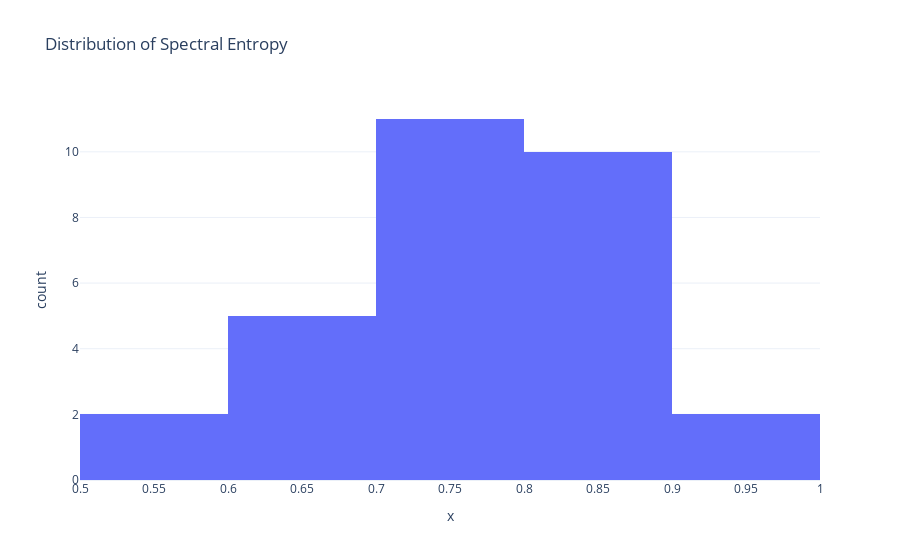
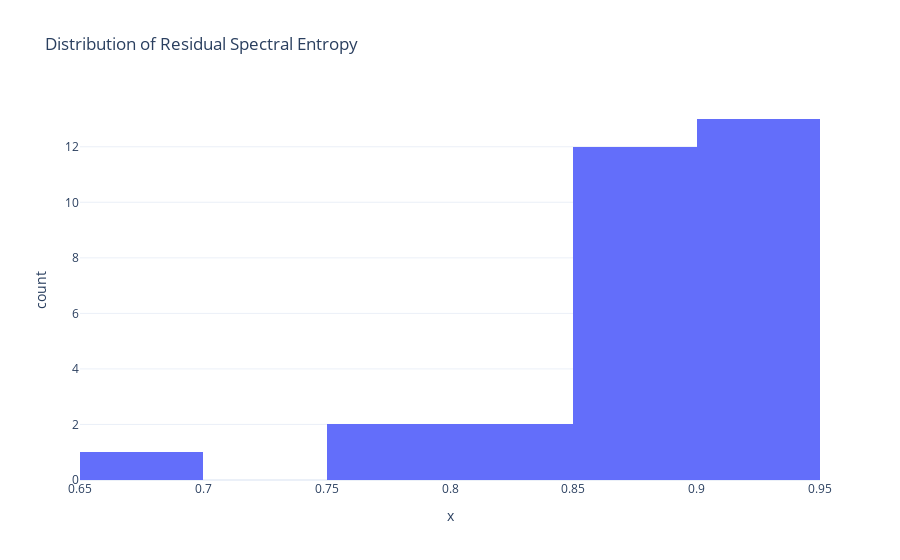

Source (notebook cell) for these figures, in order:
### Markdown cell above
spectral entropy

### Code cell
# entropy is formally defined as H(X) = - sum{P(x_i)*log(P(x_i))}
#          - X is the discrete random variable with possible outcomes x_1, x_2, ..., x_n
#          - each outcome has prob of occuring by P(x_1), P(x_2), ..., P(x_n)

# spectral entropy is calucated by discretization of the continuous time series (Fast Fourier Transform FFT and power spectral density PSD)
#          - nPSD_i = PSD_i / sum_{j=1}^{F}{PSD_j}      F is the # of freq that are part of the returned PSD
#          - H_s(X) = - sum{nPSD_i * log(nPSD_i)}
 
from src.forecastability.entropy import spectral_entropy

block_df["residual_spectral_entropy"] = block_df.residuals.progress_apply(spectral_entropy)
block_df["spectral_entropy"] = block_df.energy_consumption.progress_apply(lambda x: spectral_entropy(x, transform_stationary=True))

# plot
fig = px.histogram(x=block_df["spectral_entropy"], title="Distribution of Spectral Entropy")
fig.show()

fig = px.histogram(x=block_df["residual_spectral_entropy"], title="Distribution of Residual Spectral Entropy")
fig.show()

### Figure 1 — Plotly figure (JSON) as saved in the notebook; plotly's stock layout.template omitted (floating-point values rounded to 4 significant figures)
{"data": [{"alignmentgroup": "True", "bingroup": "x", "hovertemplate": "x=%{x}<br>count=%{y}<extra></extra>", "legendgroup": "", "marker": {"color": "#636efa", "pattern": {"shape": ""}}, "name": "", "offsetgroup": "", "orientation": "v", "showlegend": false, "type": "histogram", "x": [0.7259, 0.6006, 0.5201, 0.6686, 0.9304, 0.8408, 0.7267, 0.5904, 0.7515, 0.7772, 0.6479, 0.797, 0.7023, 0.8424, 0.8161, 0.7818, 0.7324, 0.84, 0.8042, 0.6935, 0.8257, 0.8014, 0.8108, 0.8331, 0.9428, 0.7555, 0.7884, 0.6032, 0.7849, 0.8744], "xaxis": "x", "yaxis": "y"}], "layout": {"barmode": "relative", "legend": {"tracegroupgap": 0}, "title": {"text": "Distribution of Spectral Entropy"}, "xaxis": {"anchor": "y", "domain": [0, 1], "title": {"text": "x"}}, "yaxis": {"anchor": "x", "domain": [0, 1], "title": {"text": "count"}}}}

### Figure 2 — Plotly figure (JSON) as saved in the notebook; plotly's stock layout.template omitted (floating-point values rounded to 4 significant figures)
{"data": [{"alignmentgroup": "True", "bingroup": "x", "hovertemplate": "x=%{x}<br>count=%{y}<extra></extra>", "legendgroup": "", "marker": {"color": "#636efa", "pattern": {"shape": ""}}, "name": "", "offsetgroup": "", "orientation": "v", "showlegend": false, "type": "histogram", "x": [0.8608, 0.9122, 0.6914, 0.7616, 0.9452, 0.9272, 0.8277, 0.7743, 0.9229, 0.9022, 0.8291, 0.8913, 0.88, 0.9136, 0.9117, 0.9212, 0.8541, 0.9233, 0.8948, 0.8833, 0.9041, 0.8656, 0.8966, 0.8577, 0.9476, 0.8891, 0.9018, 0.899, 0.8853, 0.9162], "xaxis": "x", "yaxis": "y"}], "layout": {"barmode": "relative", "legend": {"tracegroupgap": 0}, "title": {"text": "Distribution of Residual Spectral Entropy"}, "xaxis": {"anchor": "y", "domain": [0, 1], "title": {"text": "x"}}, "yaxis": {"anchor": "x", "domain": [0, 1], "title": {"text": "count"}}}}
